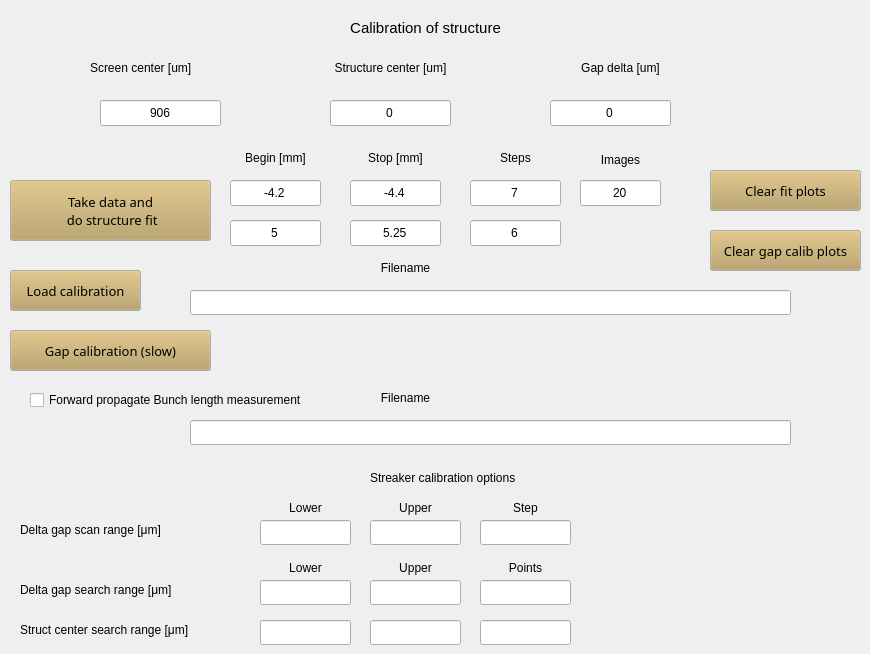
    <widget class="QWidget" name="Calibration">
     <attribute name="title">
      <string>Calibration</string>
     </attribute>
     <widget class="QLineEdit" name="ScreenCenterCalib">
      <property name="geometry">
       <rect>
        <x>100</x>
        <y>100</y>
        <width>121</width>
        <height>26</height>
       </rect>
      </property>
      <property name="text">
       <string>906</string>
      </property>
      <property name="alignment">
       <set>Qt::AlignCenter</set>
      </property>
     </widget>
     <widget class="QLabel" name="label_53">
      <property name="geometry">
       <rect>
        <x>90</x>
        <y>60</y>
        <width>131</width>
        <height>16</height>
       </rect>
      </property>
      <property name="text">
       <string>Screen center [um]</string>
      </property>
      <property name="alignment">
       <set>Qt::AlignLeading|Qt::AlignLeft|Qt::AlignVCenter</set>
      </property>
     </widget>
     <widget class="QPushButton" name="ClearStructureFitPlots">
      <property name="geometry">
       <rect>
        <x>710</x>
        <y>170</y>
        <width>151</width>
        <height>41</height>
       </rect>
      </property>
      <property name="palette">
       <palette>
        <active>
         <colorrole role="Button">
          <brush brushstyle="SolidPattern">
           <color alpha="255">
            <red>183</red>
            <green>157</green>
            <blue>92</blue>
           </color>
          </brush>
         </colorrole>
        </active>
        <inactive>
         <colorrole role="Button">
          <brush brushstyle="SolidPattern">
           <color alpha="255">
            <red>183</red>
            <green>157</green>
            <blue>92</blue>
           </color>
          </brush>
         </colorrole>
        </inactive>
        <disabled>
         <colorrole role="Button">
          <brush brushstyle="SolidPattern">
           <color alpha="255">
            <red>183</red>
            <green>157</green>
            <blue>92</blue>
           </color>
          </brush>
         </colorrole>
        </disabled>
       </palette>
      </property>
      <property name="font">
       <font>
        <family>Sans Serif</family>
        <pointsize>10</pointsize>
       </font>
      </property>
      <property name="text">
       <string>Clear fit plots</string>
      </property>
     </widget>
     <widget class="QLabel" name="label_19">
      <property name="geometry">
       <rect>
        <x>310</x>
        <y>60</y>
        <width>161</width>
        <height>16</height>
       </rect>
      </property>
      <property name="text">
       <string>Structure center [um]</string>
      </property>
      <property name="alignment">
       <set>Qt::AlignCenter</set>
      </property>
     </widget>
     <widget class="QLabel" name="label_29">
      <property name="geometry">
       <rect>
        <x>330</x>
        <y>20</y>
        <width>191</width>
        <height>16</height>
       </rect>
      </property>
      <property name="font">
       <font>
        <pointsize>11</pointsize>
       </font>
      </property>
      <property name="text">
       <string>Calibration of structure</string>
      </property>
      <property name="alignment">
       <set>Qt::AlignCenter</set>
      </property>
     </widget>
     <widget class="QLabel" name="label_44">
      <property name="geometry">
       <rect>
        <x>230</x>
        <y>150</y>
        <width>91</width>
        <height>16</height>
       </rect>
      </property>
      <property name="text">
       <string>Begin [mm]</string>
      </property>
      <property name="alignment">
       <set>Qt::AlignCenter</set>
      </property>
     </widget>
     <widget class="QLineEdit" name="Range1Stop">
      <property name="geometry">
       <rect>
        <x>350</x>
        <y>180</y>
        <width>91</width>
        <height>26</height>
       </rect>
      </property>
      <property name="text">
       <string>-4.4</string>
      </property>
      <property name="alignment">
       <set>Qt::AlignCenter</set>
      </property>
     </widget>
     <widget class="QLabel" name="label_46">
      <property name="geometry">
       <rect>
        <x>470</x>
        <y>150</y>
        <width>91</width>
        <height>16</height>
       </rect>
      </property>
      <property name="text">
       <string>Steps</string>
      </property>
      <property name="alignment">
       <set>Qt::AlignCenter</set>
      </property>
     </widget>
     <widget class="QLabel" name="label_51">
      <property name="geometry">
       <rect>
        <x>580</x>
        <y>150</y>
        <width>81</width>
        <height>20</height>
       </rect>
      </property>
      <property name="text">
       <string>Images</string>
      </property>
      <property name="alignment">
       <set>Qt::AlignCenter</set>
      </property>
     </widget>
     <widget class="QPushButton" name="FitStreaker">
      <property name="geometry">
       <rect>
        <x>10</x>
        <y>180</y>
        <width>201</width>
        <height>61</height>
       </rect>
      </property>
      <property name="palette">
       <palette>
        <active>
         <colorrole role="Button">
          <brush brushstyle="SolidPattern">
           <color alpha="255">
            <red>183</red>
            <green>157</green>
            <blue>92</blue>
           </color>
          </brush>
         </colorrole>
        </active>
        <inactive>
         <colorrole role="Button">
          <brush brushstyle="SolidPattern">
           <color alpha="255">
            <red>183</red>
            <green>157</green>
            <blue>92</blue>
           </color>
          </brush>
         </colorrole>
        </inactive>
        <disabled>
         <colorrole role="Button">
          <brush brushstyle="SolidPattern">
           <color alpha="255">
            <red>183</red>
            <green>157</green>
            <blue>92</blue>
           </color>
          </brush>
         </colorrole>
        </disabled>
       </palette>
      </property>
      <property name="font">
       <font>
        <family>Sans Serif</family>
        <pointsize>10</pointsize>
       </font>
      </property>
      <property name="text">
       <string>Take data and
 do structure fit</string>
      </property>
     </widget>
     <widget class="QLineEdit" name="StructureCenter">
      <property name="geometry">
       <rect>
        <x>330</x>
        <y>100</y>
        <width>121</width>
        <height>26</height>
       </rect>
      </property>
      <property name="text">
       <string>0</string>
      </property>
      <property name="alignment">
       <set>Qt::AlignCenter</set>
      </property>
     </widget>
     <widget class="QLineEdit" name="CalibrateStreakerImages">
      <property name="geometry">
       <rect>
        <x>580</x>
        <y>180</y>
        <width>81</width>
        <height>26</height>
       </rect>
      </property>
      <property name="text">
       <string>20</string>
      </property>
      <property name="alignment">
       <set>Qt::AlignCenter</set>
      </property>
     </widget>
     <widget class="QLineEdit" name="Range2Stop">
      <property name="geometry">
       <rect>
        <x>350</x>
        <y>220</y>
        <width>91</width>
        <height>26</height>
       </rect>
      </property>
      <property name="text">
       <string>5.25</string>
      </property>
      <property name="alignment">
       <set>Qt::AlignCenter</set>
      </property>
     </widget>
     <widget class="QLineEdit" name="Range1Step">
      <property name="geometry">
       <rect>
        <x>470</x>
        <y>180</y>
        <width>91</width>
        <height>26</height>
       </rect>
      </property>
      <property name="text">
       <string>7</string>
      </property>
      <property name="alignment">
       <set>Qt::AlignCenter</set>
      </property>
     </widget>
     <widget class="QLineEdit" name="Range2Step">
      <property name="geometry">
       <rect>
        <x>470</x>
        <y>220</y>
        <width>91</width>
        <height>26</height>
       </rect>
      </property>
      <property name="text">
       <string>6</string>
      </property>
      <property name="alignment">
       <set>Qt::AlignCenter</set>
      </property>
     </widget>
     <widget class="QPushButton" name="LoadFit">
      <property name="geometry">
       <rect>
        <x>10</x>
        <y>270</y>
        <width>131</width>
        <height>41</height>
       </rect>
      </property>
      <property name="palette">
       <palette>
        <active>
         <colorrole role="Button">
          <brush brushstyle="SolidPattern">
           <color alpha="255">
            <red>183</red>
            <green>157</green>
            <blue>92</blue>
           </color>
          </brush>
         </colorrole>
        </active>
        <inactive>
         <colorrole role="Button">
          <brush brushstyle="SolidPattern">
           <color alpha="255">
            <red>183</red>
            <green>157</green>
            <blue>92</blue>
           </color>
          </brush>
         </colorrole>
        </inactive>
        <disabled>
         <colorrole role="Button">
          <brush brushstyle="SolidPattern">
           <color alpha="255">
            <red>183</red>
            <green>157</green>
            <blue>92</blue>
           </color>
          </brush>
         </colorrole>
        </disabled>
       </palette>
      </property>
      <property name="font">
       <font>
        <family>Sans Serif</family>
        <pointsize>10</pointsize>
       </font>
      </property>
      <property name="text">
       <string>Load calibration</string>
      </property>
     </widget>
     <widget class="QLabel" name="label_49">
      <property name="geometry">
       <rect>
        <x>360</x>
        <y>260</y>
        <width>91</width>
        <height>16</height>
       </rect>
      </property>
      <property name="text">
       <string>Filename</string>
      </property>
      <property name="alignment">
       <set>Qt::AlignCenter</set>
      </property>
     </widget>
     <widget class="QLineEdit" name="Range1Begin">
      <property name="geometry">
       <rect>
        <x>230</x>
        <y>180</y>
        <width>91</width>
        <height>26</height>
       </rect>
      </property>
      <property name="text">
       <string>-4.2</string>
      </property>
      <property name="alignment">
       <set>Qt::AlignCenter</set>
      </property>
     </widget>
     <widget class="QLineEdit" name="LoadCalibrationFilename">
      <property name="geometry">
       <rect>
        <x>190</x>
        <y>290</y>
        <width>601</width>
        <height>25</height>
       </rect>
      </property>
      <property name="text">
       <string/>
      </property>
      <property name="alignment">
       <set>Qt::AlignCenter</set>
      </property>
     </widget>
     <widget class="QLineEdit" name="Range2Begin">
      <property name="geometry">
       <rect>
        <x>230</x>
        <y>220</y>
        <width>91</width>
        <height>26</height>
       </rect>
      </property>
      <property name="text">
       <string>5</string>
      </property>
      <property name="alignment">
       <set>Qt::AlignCenter</set>
      </property>
     </widget>
     <widget class="QLabel" name="label_45">
      <property name="geometry">
       <rect>
        <x>350</x>
        <y>150</y>
        <width>91</width>
        <height>16</height>
       </rect>
      </property>
      <property name="text">
       <string>Stop [mm]</string>
      </property>
      <property name="alignment">
       <set>Qt::AlignCenter</set>
      </property>
     </widget>
     <widget class="QCheckBox" name="ForwardBlmeasCheck">
      <property name="geometry">
       <rect>
        <x>30</x>
        <y>390</y>
        <width>321</width>
        <height>20</height>
       </rect>
      </property>
      <property name="text">
       <string>Forward propagate Bunch length measurement </string>
      </property>
      <property name="checked">
       <bool>false</bool>
      </property>
     </widget>
     <widget class="QLineEdit" name="ForwardBlmeasFilename">
      <property name="geometry">
       <rect>
        <x>190</x>
        <y>420</y>
        <width>601</width>
        <height>25</height>
       </rect>
      </property>
      <property name="text">
       <string/>
      </property>
      <property name="alignment">
       <set>Qt::AlignCenter</set>
      </property>
     </widget>
     <widget class="QLabel" name="label_56">
      <property name="geometry">
       <rect>
        <x>360</x>
        <y>390</y>
        <width>91</width>
        <height>16</height>
       </rect>
      </property>
      <property name="text">
       <string>Filename</string>
      </property>
      <property name="alignment">
       <set>Qt::AlignCenter</set>
      </property>
     </widget>
     <widget class="QPushButton" name="GapCalibration">
      <property name="geometry">
       <rect>
        <x>10</x>
        <y>330</y>
        <width>201</width>
        <height>41</height>
       </rect>
      </property>
      <property name="palette">
       <palette>
        <active>
         <colorrole role="Button">
          <brush brushstyle="SolidPattern">
           <color alpha="255">
            <red>183</red>
            <green>157</green>
            <blue>92</blue>
           </color>
          </brush>
         </colorrole>
        </active>
        <inactive>
         <colorrole role="Button">
          <brush brushstyle="SolidPattern">
           <color alpha="255">
            <red>183</red>
            <green>157</green>
            <blue>92</blue>
           </color>
          </brush>
         </colorrole>
        </inactive>
        <disabled>
         <colorrole role="Button">
          <brush brushstyle="SolidPattern">
           <color alpha="255">
            <red>183</red>
            <green>157</green>
            <blue>92</blue>
           </color>
          </brush>
         </colorrole>
        </disabled>
       </palette>
      </property>
      <property name="font">
       <font>
        <family>Sans Serif</family>
        <pointsize>10</pointsize>
       </font>
      </property>
      <property name="text">
       <string>Gap calibration (slow)</string>
      </property>
     </widget>
     <widget class="QPushButton" name="ClearCalibPlots">
      <property name="geometry">
       <rect>
        <x>710</x>
        <y>230</y>
        <width>151</width>
        <height>41</height>
       </rect>
      </property>
      <property name="palette">
       <palette>
        <active>
         <colorrole role="Button">
          <brush brushstyle="SolidPattern">
           <color alpha="255">
            <red>183</red>
            <green>157</green>
            <blue>92</blue>
           </color>
          </brush>
         </colorrole>
        </active>
        <inactive>
         <colorrole role="Button">
          <brush brushstyle="SolidPattern">
           <color alpha="255">
            <red>183</red>
            <green>157</green>
            <blue>92</blue>
           </color>
          </brush>
         </colorrole>
        </inactive>
        <disabled>
         <colorrole role="Button">
          <brush brushstyle="SolidPattern">
           <color alpha="255">
            <red>183</red>
            <green>157</green>
            <blue>92</blue>
           </color>
          </brush>
         </colorrole>
        </disabled>
       </palette>
      </property>
      <property name="font">
       <font>
        <family>Sans Serif</family>
        <pointsize>10</pointsize>
       </font>
      </property>
      <property name="text">
       <string>Clear gap calib plots</string>
      </property>
     </widget>
     <widget class="QLabel" name="label_22">
      <property name="geometry">
       <rect>
        <x>540</x>
        <y>60</y>
        <width>161</width>
        <height>16</height>
       </rect>
      </property>
      <property name="text">
       <string>Gap delta [um]</string>
      </property>
      <property name="alignment">
       <set>Qt::AlignCenter</set>
      </property>
     </widget>
     <widget class="QLineEdit" name="StructureGapDelta">
      <property name="geometry">
       <rect>
        <x>550</x>
        <y>100</y>
        <width>121</width>
        <height>26</height>
       </rect>
      </property>
      <property name="text">
       <string>0</string>
      </property>
      <property name="alignment">
       <set>Qt::AlignCenter</set>
      </property>
     </widget>
     <widget class="QLabel" name="label_23">
      <property name="geometry">
       <rect>
        <x>370</x>
        <y>470</y>
        <width>191</width>
        <height>16</height>
       </rect>
      </property>
      <property name="text">
       <string>Streaker calibration options</string>
      </property>
     </widget>
     <widget class="QLabel" name="label_30">
      <property name="geometry">
       <rect>
        <x>20</x>
        <y>520</y>
        <width>181</width>
        <height>20</height>
       </rect>
      </property>
      <property name="text">
       <string>Delta gap scan range [μm]</string>
      </property>
     </widget>
     <widget class="QLineEdit" name="DeltaGapRangeLower">
      <property name="geometry">
       <rect>
        <x>260</x>
        <y>520</y>
        <width>91</width>
        <height>25</height>
       </rect>
      </property>
      <property name="text">
       <string/>
      </property>
      <property name="alignment">
       <set>Qt::AlignCenter</set>
      </property>
     </widget>
     <widget class="QLabel" name="label_61">
      <property name="geometry">
       <rect>
        <x>260</x>
        <y>500</y>
        <width>91</width>
        <height>16</height>
       </rect>
      </property>
      <property name="text">
       <string>Lower</string>
      </property>
      <property name="alignment">
       <set>Qt::AlignCenter</set>
      </property>
     </widget>
     <widget class="QLineEdit" name="DeltaGapRangeUpper">
      <property name="geometry">
       <rect>
        <x>370</x>
        <y>520</y>
        <width>91</width>
        <height>25</height>
       </rect>
      </property>
      <property name="text">
       <string/>
      </property>
      <property name="alignment">
       <set>Qt::AlignCenter</set>
      </property>
     </widget>
     <widget class="QLabel" name="label_62">
      <property name="geometry">
       <rect>
        <x>370</x>
        <y>500</y>
        <width>91</width>
        <height>16</height>
       </rect>
      </property>
      <property name="text">
       <string>Upper</string>
      </property>
      <property name="alignment">
       <set>Qt::AlignCenter</set>
      </property>
     </widget>
     <widget class="QLabel" name="label_63">
      <property name="geometry">
       <rect>
        <x>480</x>
        <y>500</y>
        <width>91</width>
        <height>16</height>
       </rect>
      </property>
      <property name="text">
       <string>Step</string>
      </property>
      <property name="alignment">
       <set>Qt::AlignCenter</set>
      </property>
     </widget>
     <widget class="QLineEdit" name="DeltaGapRangeStep">
      <property name="geometry">
       <rect>
        <x>480</x>
        <y>520</y>
        <width>91</width>
        <height>25</height>
       </rect>
      </property>
      <property name="text">
       <string/>
      </property>
      <property name="alignment">
       <set>Qt::AlignCenter</set>
      </property>
     </widget>
     <widget class="QLineEdit" name="DeltaGapSearchPoints">
      <property name="geometry">
       <rect>
        <x>480</x>
        <y>580</y>
        <width>91</width>
        <height>25</height>
       </rect>
      </property>
      <property name="text">
       <string/>
      </property>
      <property name="alignment">
       <set>Qt::AlignCenter</set>
      </property>
     </widget>
     <widget class="QLineEdit" name="DeltaGapSearchLower">
      <property name="geometry">
       <rect>
        <x>260</x>
        <y>580</y>
        <width>91</width>
        <height>25</height>
       </rect>
      </property>
      <property name="text">
       <string/>
      </property>
      <property name="alignment">
       <set>Qt::AlignCenter</set>
      </property>
     </widget>
     <widget class="QLabel" name="label_40">
      <property name="geometry">
       <rect>
        <x>20</x>
        <y>580</y>
        <width>181</width>
        <height>20</height>
       </rect>
      </property>
      <property name="text">
       <string>Delta gap search range [μm]</string>
      </property>
     </widget>
     <widget class="QLineEdit" name="DeltaGapSearchUpper">
      <property name="geometry">
       <rect>
        <x>370</x>
        <y>580</y>
        <width>91</width>
        <height>25</height>
       </rect>
      </property>
      <property name="text">
       <string/>
      </property>
      <property name="alignment">
       <set>Qt::AlignCenter</set>
      </property>
     </widget>
     <widget class="QLabel" name="label_64">
      <property name="geometry">
       <rect>
        <x>260</x>
        <y>560</y>
        <width>91</width>
        <height>16</height>
       </rect>
      </property>
      <property name="text">
       <string>Lower</string>
      </property>
      <property name="alignment">
       <set>Qt::AlignCenter</set>
      </property>
     </widget>
     <widget class="QLabel" name="label_65">
      <property name="geometry">
       <rect>
        <x>370</x>
        <y>560</y>
        <width>91</width>
        <height>16</height>
       </rect>
      </property>
      <property name="text">
       <string>Upper</string>
      </property>
      <property name="alignment">
       <set>Qt::AlignCenter</set>
      </property>
     </widget>
     <widget class="QLabel" name="label_66">
      <property name="geometry">
       <rect>
        <x>480</x>
        <y>560</y>
        <width>91</width>
        <height>16</height>
       </rect>
      </property>
      <property name="text">
       <string>Points</string>
      </property>
      <property name="alignment">
       <set>Qt::AlignCenter</set>
      </property>
     </widget>
     <widget class="QLineEdit" name="StructCenterSearchPoints">
      <property name="geometry">
       <rect>
        <x>480</x>
        <y>620</y>
        <width>91</width>
        <height>25</height>
       </rect>
      </property>
      <property name="text">
       <string/>
      </property>
      <property name="alignment">
       <set>Qt::AlignCenter</set>
      </property>
     </widget>
     <widget class="QLineEdit" name="StructCenterSearchUpper">
      <property name="geometry">
       <rect>
        <x>370</x>
        <y>620</y>
        <width>91</width>
        <height>25</height>
       </rect>
      </property>
      <property name="text">
       <string/>
      </property>
      <property name="alignment">
       <set>Qt::AlignCenter</set>
      </property>
     </widget>
     <widget class="QLabel" name="label_47">
      <property name="geometry">
       <rect>
        <x>20</x>
        <y>620</y>
        <width>211</width>
        <height>20</height>
       </rect>
      </property>
      <property name="text">
       <string>Struct center search range [μm]</string>
      </property>
     </widget>
     <widget class="QLineEdit" name="StructCenterSearchLower">
      <property name="geometry">
       <rect>
        <x>260</x>
        <y>620</y>
        <width>91</width>
        <height>25</height>
       </rect>
      </property>
      <property name="text">
       <string/>
      </property>
      <property name="alignment">
       <set>Qt::AlignCenter</set>
      </property>
     </widget>
    </widget>
